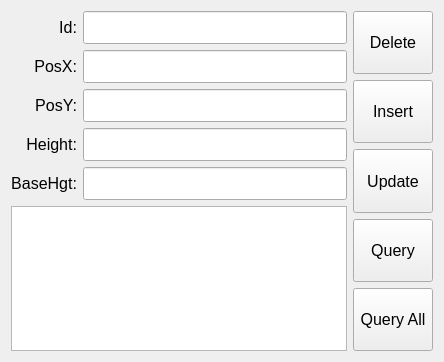
<?xml version="1.0" encoding="UTF-8"?>
<ui version="4.0">
 <class>Widget</class>
 <widget class="QWidget" name="Widget">
  <property name="geometry">
   <rect>
    <x>0</x>
    <y>0</y>
    <width>444</width>
    <height>362</height>
   </rect>
  </property>
  <property name="windowTitle">
   <string>Widget</string>
  </property>
  <layout class="QGridLayout" name="gridLayout_3">
   <item row="0" column="0">
    <layout class="QGridLayout" name="gridLayout_2">
     <item row="0" column="0">
      <layout class="QVBoxLayout" name="verticalLayout_2">
       <item>
        <layout class="QGridLayout" name="gridLayout">
         <item row="2" column="1">
          <widget class="QLineEdit" name="lineEditPosX">
           <property name="font">
            <font>
             <pointsize>16</pointsize>
            </font>
           </property>
          </widget>
         </item>
         <item row="2" column="0">
          <widget class="QLabel" name="label_2">
           <property name="font">
            <font>
             <pointsize>12</pointsize>
            </font>
           </property>
           <property name="text">
            <string>PosX:</string>
           </property>
           <property name="alignment">
            <set>Qt::AlignRight|Qt::AlignTrailing|Qt::AlignVCenter</set>
           </property>
          </widget>
         </item>
         <item row="3" column="1">
          <widget class="QLineEdit" name="lineEditPosY">
           <property name="font">
            <font>
             <pointsize>16</pointsize>
            </font>
           </property>
          </widget>
         </item>
         <item row="4" column="1">
          <widget class="QLineEdit" name="lineEditHeight">
           <property name="font">
            <font>
             <pointsize>16</pointsize>
            </font>
           </property>
          </widget>
         </item>
         <item row="1" column="0">
          <widget class="QLabel" name="label">
           <property name="font">
            <font>
             <pointsize>12</pointsize>
            </font>
           </property>
           <property name="text">
            <string>Id:</string>
           </property>
           <property name="alignment">
            <set>Qt::AlignRight|Qt::AlignTrailing|Qt::AlignVCenter</set>
           </property>
          </widget>
         </item>
         <item row="1" column="1">
          <widget class="QLineEdit" name="lineEditId">
           <property name="font">
            <font>
             <pointsize>16</pointsize>
            </font>
           </property>
           <property name="text">
            <string/>
           </property>
          </widget>
         </item>
         <item row="3" column="0">
          <widget class="QLabel" name="label_3">
           <property name="font">
            <font>
             <pointsize>12</pointsize>
            </font>
           </property>
           <property name="text">
            <string>PosY:</string>
           </property>
           <property name="alignment">
            <set>Qt::AlignRight|Qt::AlignTrailing|Qt::AlignVCenter</set>
           </property>
          </widget>
         </item>
         <item row="4" column="0">
          <widget class="QLabel" name="label_4">
           <property name="font">
            <font>
             <pointsize>12</pointsize>
            </font>
           </property>
           <property name="text">
            <string>Height:</string>
           </property>
           <property name="alignment">
            <set>Qt::AlignRight|Qt::AlignTrailing|Qt::AlignVCenter</set>
           </property>
          </widget>
         </item>
         <item row="5" column="0">
          <widget class="QLabel" name="label_5">
           <property name="font">
            <font>
             <pointsize>12</pointsize>
            </font>
           </property>
           <property name="text">
            <string>BaseHgt:</string>
           </property>
           <property name="alignment">
            <set>Qt::AlignRight|Qt::AlignTrailing|Qt::AlignVCenter</set>
           </property>
          </widget>
         </item>
         <item row="5" column="1">
          <widget class="QLineEdit" name="lineEditBaseHgt">
           <property name="font">
            <font>
             <pointsize>16</pointsize>
            </font>
           </property>
          </widget>
         </item>
        </layout>
       </item>
       <item>
        <widget class="QTextEdit" name="textEdit"/>
       </item>
      </layout>
     </item>
     <item row="0" column="1">
      <layout class="QVBoxLayout" name="verticalLayout" stretch="1,1,1,1,1">
       <item>
        <widget class="QPushButton" name="btnDelete">
         <property name="sizePolicy">
          <sizepolicy hsizetype="Minimum" vsizetype="Preferred">
           <horstretch>0</horstretch>
           <verstretch>0</verstretch>
          </sizepolicy>
         </property>
         <property name="font">
          <font>
           <pointsize>12</pointsize>
          </font>
         </property>
         <property name="text">
          <string>Delete</string>
         </property>
        </widget>
       </item>
       <item>
        <widget class="QPushButton" name="btnInsert">
         <property name="sizePolicy">
          <sizepolicy hsizetype="Minimum" vsizetype="Preferred">
           <horstretch>0</horstretch>
           <verstretch>0</verstretch>
          </sizepolicy>
         </property>
         <property name="font">
          <font>
           <pointsize>12</pointsize>
          </font>
         </property>
         <property name="text">
          <string>Insert</string>
         </property>
        </widget>
       </item>
       <item>
        <widget class="QPushButton" name="btnUpdate">
         <property name="sizePolicy">
          <sizepolicy hsizetype="Minimum" vsizetype="Preferred">
           <horstretch>0</horstretch>
           <verstretch>0</verstretch>
          </sizepolicy>
         </property>
         <property name="font">
          <font>
           <pointsize>12</pointsize>
          </font>
         </property>
         <property name="text">
          <string>Update</string>
         </property>
        </widget>
       </item>
       <item>
        <widget class="QPushButton" name="btnQuery">
         <property name="sizePolicy">
          <sizepolicy hsizetype="Minimum" vsizetype="Preferred">
           <horstretch>0</horstretch>
           <verstretch>0</verstretch>
          </sizepolicy>
         </property>
         <property name="font">
          <font>
           <pointsize>12</pointsize>
          </font>
         </property>
         <property name="text">
          <string>Query</string>
         </property>
        </widget>
       </item>
       <item>
        <widget class="QPushButton" name="btnQueryAll">
         <property name="sizePolicy">
          <sizepolicy hsizetype="Minimum" vsizetype="Preferred">
           <horstretch>0</horstretch>
           <verstretch>0</verstretch>
          </sizepolicy>
         </property>
         <property name="font">
          <font>
           <pointsize>12</pointsize>
          </font>
         </property>
         <property name="text">
          <string>Query All</string>
         </property>
        </widget>
       </item>
      </layout>
     </item>
    </layout>
   </item>
  </layout>
 </widget>
 <resources/>
 <connections/>
</ui>
